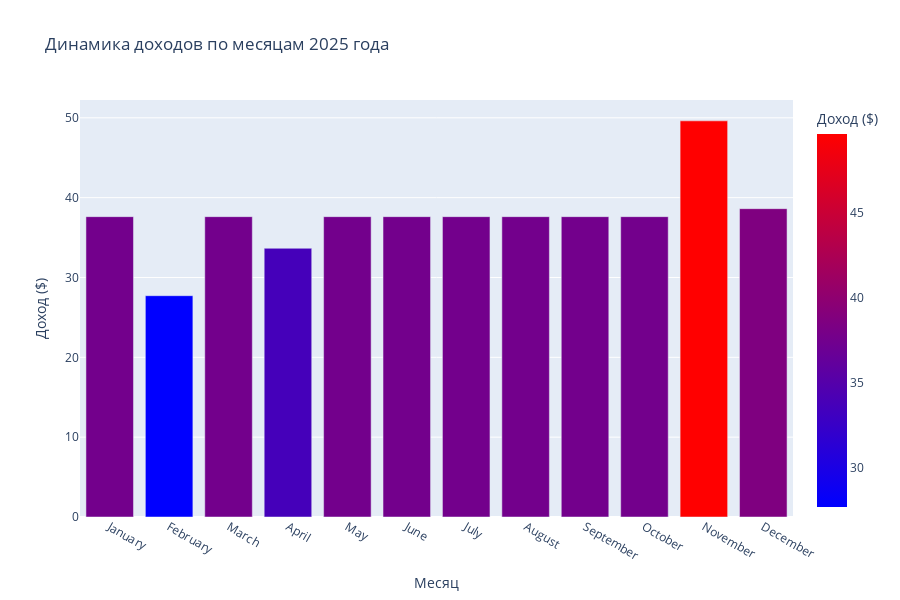

Notebook code cell kept with this figure:
### Code cell
fig

### Figure 1 — Plotly figure (JSON) as saved in the notebook; plotly's stock layout.template omitted (floating-point values rounded to 4 significant figures)
{"data": [{"hovertemplate": "Месяц=%{x}<br>Доход ($)=%{marker.color}<extra></extra>", "legendgroup": "", "marker": {"color": [37.62, 27.72, 37.62, 33.66, 37.62, 37.62, 37.62, 37.62, 37.62, 37.62, 49.62, 38.62], "coloraxis": "coloraxis", "pattern": {"shape": ""}}, "name": "", "orientation": "v", "showlegend": false, "textposition": "auto", "type": "bar", "x": ["January", "February", "March", "April", "May", "June", "July", "August", "September", "October", "November", "December"], "xaxis": "x", "y": [37.62, 27.72, 37.62, 33.66, 37.62, 37.62, 37.62, 37.62, 37.62, 37.62, 49.62, 38.62], "yaxis": "y"}], "layout": {"barmode": "relative", "coloraxis": {"colorbar": {"title": {"text": "Доход ($)"}}, "colorscale": [[0, "rgb(0,0,255)"], [1, "rgb(255,0,0)"]]}, "height": 600, "legend": {"tracegroupgap": 0}, "title": {"text": "Динамика доходов по месяцам 2025 года"}, "xaxis": {"anchor": "y", "domain": [0, 1], "title": {"text": "Месяц"}}, "yaxis": {"anchor": "x", "domain": [0, 1], "title": {"text": "Доход ($)"}}}}
